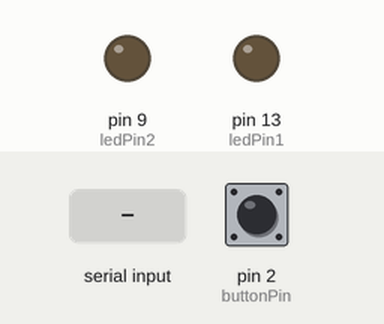
This sketch was run on a simulated Arduino Uno, built with avr-gcc and run on an emulated ATmega328P. Parts: output pins drawn as LEDs (lit = HIGH). The inputs (shaded band) are chosen by the test bench; at power-on: pin 2 (buttonPin) HIGH. What the sketch prints to the serial monitor is not drawn.

Above: at 1.2 s.
1.3 s: pin 2 (buttonPin) pulled LOW for 0.15 s
At 2.5 s:
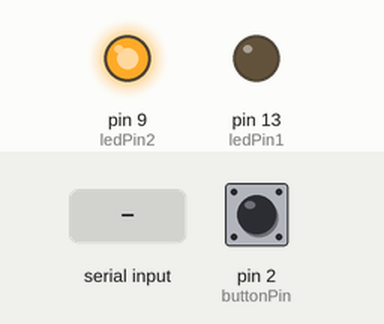
2.9 s: byte 30 received over Serial
5.9 s: pin 2 (buttonPin) pulled LOW for 3.2 s
At 9.8 s:
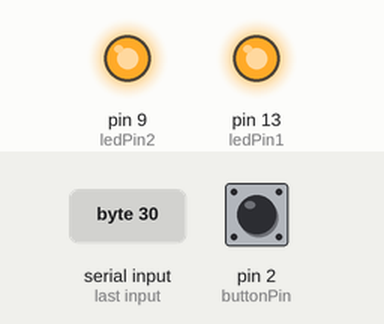
10.6 s: pin 2 (buttonPin) pulled LOW for 1 s
At 11.0 s:
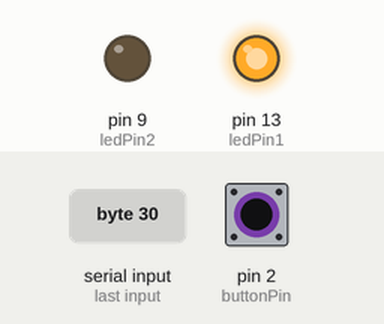
Timing chart, 0 to 13.6 s (numbered marks = the images above; inputs shaded):
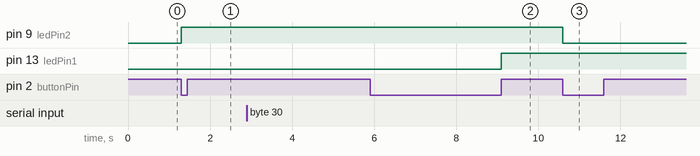

The sketch:

Shield_MIDI_Demo_Olimexino_328.ino
```cpp
/**********************************************************************************/
/*    Demo program for:								  */
/*	  Board: Shield-MIDI + Olimexino-328    				  */
/*    Manufacture: OLIMEX                                                   	  */
/*	  COPYRIGHT (C) 2013							  */
/*    Designed by: Engineer Penko T. Bozhkov                                      */
/*    Module Name    :  MIDI_Demo_Example                                         */
/*    File   Name    :  MIDI_Demo_Example                                         */
/*    Revision       :  1.0.0 (initial)                                           */
/*    Date           :  17.05.2013                                                */
/*    Built with Arduino C/C++ Compiler, version: 1.0.4                           */
/**********************************************************************************/
/*
  Description:
  ============
  When Olimexino-328's BUT is pressed, then its LED2(Yellow) is switched over and stream of messages is sent over the MIDI-OUT connector.
  This stream is part of a song. During this process, receiving is not possible in the current demo example.
  Once the sending has been finished, receiving is enabled.
  Whenever message is received, Olimexino-328's LED1(Green) is switched over and the received data is displayed on the software serial terminal named: mySerial.
  The physical pins that are selected to refer to mySerial are: D12 for RxD, D11 for TxD and GND must not be forgotten!
  At Olimexino-328 board, this pins are connected to the UEXT connector. This gives us an opportunity to connect
  there USB-Serial-Cable-F, see https://www.olimex.com/Products/Components/Cables/USB-Serial-Cable/USB-Serial-Cable-F/
  and use it as a terminal for observing all received MIDI messages. The required physical connections are as follows:
  USB-Serial-Cable-F(Blue)  -> connected to UEXT pin 2 (GND)
  USB-Serial-Cable-F(Red)   -> connected to UEXT pin 7 (D12, i.e. RxD)
  USB-Serial-Cable-F(Green) -> connected to UEXT pin 8 (D11, i.e. TxD)
  Once you have done this connections, plug your USB-Serial-Cable-F in any USB and open serial port with settings: 57600 8N1
  and enjoy while you are improvising your ideas! ;-)

*/
// In this source is used the library: http://arduino.cc/en/Reference/SoftwareSerial
#include <SoftwareSerial.h>

SoftwareSerial mySerial(12, 11);   // RX, TX
const int buttonPin = 2;           // the number of the pushbutton pin
const int ledPin1 =  13;           // the number of the LED1 pin
const int ledPin2 =  9;            // the number of the LED2 pin
const int NumberDetections = 50;   // Number of the detections before accepting Button as pressed

// variables will change:
int buttonState = 0;         // variable for reading the pushbutton status
int buttonCounter = NumberDetections;
int MIDIRecBytes = 0;
unsigned char temp = 0;

void setup()
{
  noInterrupts();

  // initialize the LED pins as outputs:
  pinMode(ledPin1, OUTPUT);
  pinMode(ledPin2, OUTPUT);
  // initialize the pushbutton pin as an input:
  pinMode(buttonPin, INPUT);
  // Open serial communications and wait for port to open:
  Serial.begin(31250);  // Select the MIDI standard baud rate
  while (!Serial) {
    ; // wait for serial port to connect. Needed for Leonardo only
  }

  // set the data rate for the SoftwareSerial port(must be higher than the baudrate of the MIDI communication)
  mySerial.begin(57600);
  mySerial.println("\f"\
                    "=====================\n\r"\
                    " MIDI Demo Program!!!\n\r"\
                    "=====================\n\r"\
                    "Received Data in HEX format: \n\r");

  interrupts();
}

void loop() // run over and over
{
  // Scan the button
  buttonState = digitalRead(buttonPin);
  // Check if really pressed?
  if (buttonState == LOW) {
    // The button is detected as pressed
    buttonCounter--;
    if(buttonCounter==0){
      // The button is really pressed!
      // Switch over the led
      if(digitalRead(ledPin2)==HIGH){  digitalWrite(ledPin2, LOW);  }         // turn LED off
      else{                            digitalWrite(ledPin2, HIGH); }         // turn LED on

      // Send MIDI Messages to the music synthesizer
      // Note A
      Serial.write(0x90);  // Note On at channel 0
      Serial.write(0x39);  // Note A from the Low octave
      Serial.write(0x50);  // Velocity 80
      delay(250);
      Serial.write(0x80);  // Note Off at channel 0
      Serial.write(0x39);  // Note A from the Low octave
      Serial.write(0x50);  // Velocity 80
      delay(250);
      // Notes A and B
      Serial.write(0x90);  // Note On at channel 0
      Serial.write(0x39);  // Note A from the Low octave
      Serial.write(0x50);  // Velocity 80
      Serial.write(0x90);  // Note On at channel 0
      Serial.write(0x3B);  // Note B from the Low octave
      Serial.write(0x50);  // Velocity 80
      delay(250);
      Serial.write(0x80);  // Note Off at channel 0
      Serial.write(0x39);  // Note A from the Low octave
      Serial.write(0x50);  // Velocity 80
      Serial.write(0x80);  // Note Off at channel 0
      Serial.write(0x3B);  // Note B from the Low octave
      Serial.write(0x50);  // Velocity 80
      delay(250);
      // Notes A and C
      Serial.write(0x90);  // Note On at channel 0
      Serial.write(0x39);  // Note A from the Low octave
      Serial.write(0x50);  // Velocity 80
      Serial.write(0x90);  // Note On at channel 0
      Serial.write(0x3C);  // Note middle C
      Serial.write(0x50);  // Velocity 80
      delay(250);
      Serial.write(0x80);  // Note Off at channel 0
      Serial.write(0x39);  // Note A from the Low octave
      Serial.write(0x50);  // Velocity 80
      Serial.write(0x80);  // Note Off at channel 0
      Serial.write(0x3C);  // Note middle C
      Serial.write(0x50);  // Velocity 80
      delay(250);
      // Notes C and E
      Serial.write(0x90);  // Note On at channel 0
      Serial.write(0x3C);  // Note middle C
      Serial.write(0x50);  // Velocity 80
      Serial.write(0x90);  // Note On at channel 0
      Serial.write(0x40);  // Note E from the Middle octave
      Serial.write(0x50);  // Velocity 80
      delay(250);
      Serial.write(0x80);  // Note Off at channel 0
      Serial.write(0x3C);  // Note middle C
      Serial.write(0x50);  // Velocity 80
      Serial.write(0x80);  // Note Off at channel 0
      Serial.write(0x40);  // Note E from the Middle octave
      Serial.write(0x50);  // Velocity 80
      delay(250);
      // Notes D and F
      Serial.write(0x90);  // Note On at channel 0
      Serial.write(0x3E);  // Note D from the Middle octave
      Serial.write(0x50);  // Velocity 80
      Serial.write(0x90);  // Note On at channel 0
      Serial.write(0x41);  // Note F from the Middle octave
      Serial.write(0x50);  // Velocity 80
      delay(375);
      Serial.write(0x80);  // Note Off at channel 0
      Serial.write(0x3E);  // Note D from the Middle octave
      Serial.write(0x50);  // Velocity 80
      Serial.write(0x80);  // Note Off at channel 0
      Serial.write(0x41);  // Note F from the Middle octave
      Serial.write(0x50);  // Velocity 80
      delay(250);
      // Notes C and E
      Serial.write(0x90);  // Note On at channel 0
      Serial.write(0x3C);  // Note middle C
      Serial.write(0x50);  // Velocity 80
      Serial.write(0x90);  // Note On at channel 0
      Serial.write(0x40);  // Note E from the Middle octave
      Serial.write(0x50);  // Velocity 80
      delay(125);
      Serial.write(0x80);  // Note Off at channel 0
      Serial.write(0x3C);  // Note middle C
      Serial.write(0x50);  // Velocity 80
      Serial.write(0x80);  // Note Off at channel 0
      Serial.write(0x40);  // Note E from the Middle octave
      Serial.write(0x50);  // Velocity 80
      delay(250);
      // Notes C and E
      Serial.write(0x90);  // Note On at channel 0
      Serial.write(0x3C);  // Note middle C
      Serial.write(0x50);  // Velocity 80
      Serial.write(0x90);  // Note On at channel 0
      Serial.write(0x40);  // Note E from the Middle octave
      Serial.write(0x50);  // Velocity 80
      delay(750);
      Serial.write(0x80);  // Note Off at channel 0
      Serial.write(0x3C);  // Note middle C
      Serial.write(0x50);  // Velocity 80
      Serial.write(0x80);  // Note Off at channel 0
      Serial.write(0x40);  // Note E from the Middle octave
      Serial.write(0x50);  // Velocity 80
      delay(750);
      // Notes D and B
      Serial.write(0x90);  // Note On at channel 0
      Serial.write(0x3E);  // Note middle D
      Serial.write(0x50);  // Velocity 80
      Serial.write(0x90);  // Note On at channel 0
      Serial.write(0x3B);  // Note B from the Low octave
      Serial.write(0x50);  // Velocity 80
      delay(750);
      Serial.write(0x80);  // Note Off at channel 0
      Serial.write(0x3E);  // Note middle D
      Serial.write(0x50);  // Velocity 80
      Serial.write(0x80);  // Note Off at channel 0
      Serial.write(0x3B);  // Note B from the Low octave
      Serial.write(0x50);  // Velocity 80
      delay(750);

      Serial.flush();      // Clear the buffers
      // Wait button to be released
      buttonCounter = NumberDetections;
      while(buttonCounter){
        buttonCounter--;
        while(digitalRead(buttonPin)==LOW){  }  // Wait button to released
      }
      buttonCounter = NumberDetections;         // Prepare the button counter for the next detection
    }
  }
  else{ buttonCounter = NumberDetections; }  // Reload the counter because error detection has occured!


  // If any MIDI messages are incomming, display them to the mySerial terminal
  while(Serial.available()){
    temp = Serial.read();
    // HEX to ASCII converter
    if((temp>>4)>9){ mySerial.write(((temp>>4)+0x37)); }      // 0x37+0x0A = 0x41 (ASCII of "A")
    else{ mySerial.write(((temp>>4)+0x30)); }                 // 0x30 (ASCII of "0")
    // Send ASCII code of the first digit
    if((temp&0x0F)>9){ mySerial.write(((temp&0x0F)+0x37)); }  // 0x37+0x0A = 0x41 (ASCII of "A")
    else{ mySerial.write(((temp&0x0F)+0x30)); }               // 0x30 (ASCII of "0")
    // Send ASCII code of the second digit
    ///*
    // Print only 6 HEX digits at one row
    MIDIRecBytes++;
    //if(!(MIDIRecBytes&1)){ mySerial.write(0x20); } // Space if even number
    mySerial.write(0x20); // Space
    if(MIDIRecBytes==6){
      MIDIRecBytes = 0;
      mySerial.write("\n\r");  // New line
    }
    // Switch over LED1 at every received byte
    if(digitalRead(ledPin1)==HIGH){  digitalWrite(ledPin1, LOW);  }         // turn LED off
    else{                            digitalWrite(ledPin1, HIGH); }         // turn LED on
    //*/
  }

  // Echo - only for debug purpose
  //if (mySerial.available()){ Serial.write(mySerial.read()); }
  //if (Serial.available()){ mySerial.write(Serial.read()); }

}
```

Measured:
- after the input at 1.3 s, pin 9 (ledPin2): LOW → HIGH at once
- after the input at 2.9 s, every drawn part: stays the same
- after the input at 5.9 s, pin 13 (ledPin1): LOW → HIGH after 3.2 s instead of 1.4 s
- after the input at 10.6 s, pin 9 (ledPin2): HIGH → LOW at once
